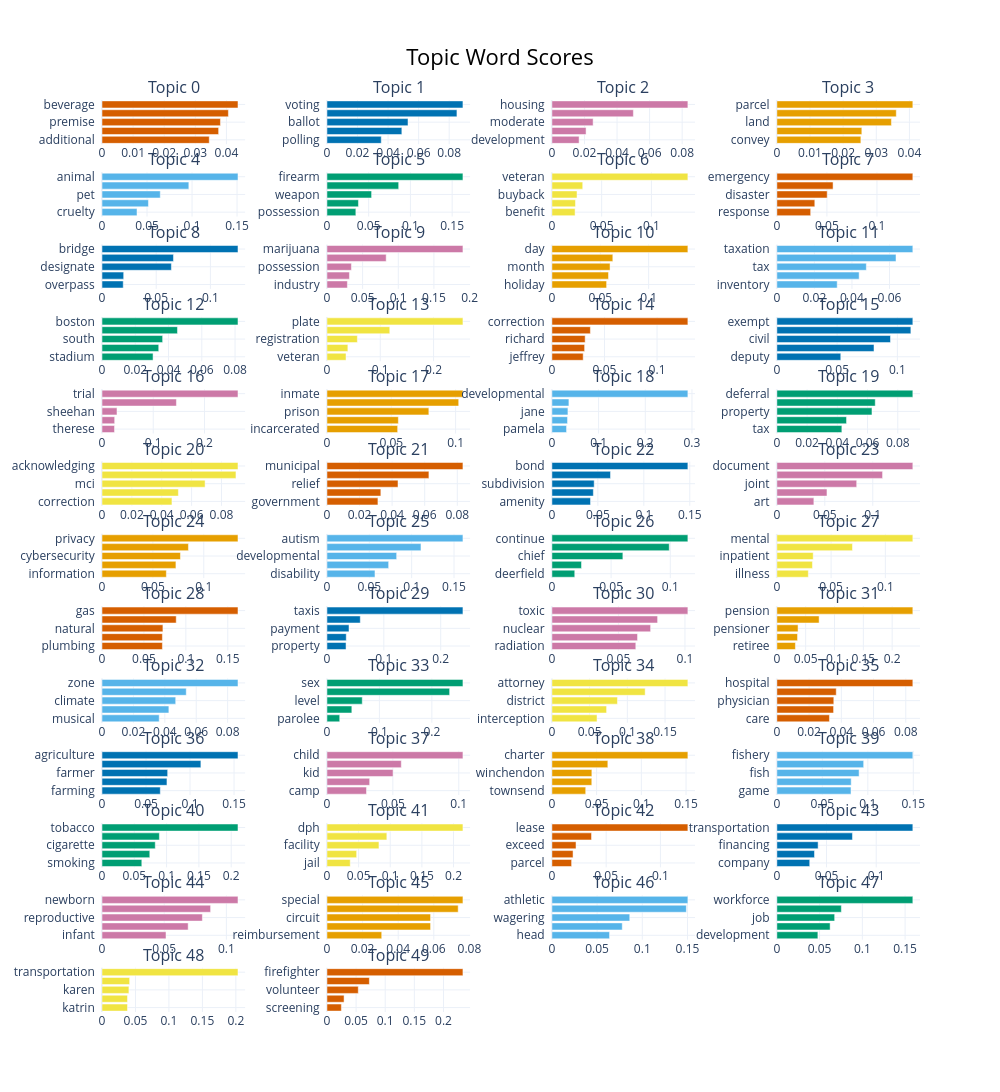

Source (notebook cell):
### Code cell
topic_model.visualize_barchart(top_n_topics=50)

### Figure 1 — Plotly figure (JSON) as saved in the notebook; plotly's stock layout.template omitted (floating-point values rounded to 4 significant figures)
{"data": [{"marker": {"color": "#D55E00"}, "orientation": "h", "type": "bar", "x": [0.03448, 0.03749, 0.03808, 0.04063, 0.04372], "xaxis": "x", "y": ["additional  ", "drunk  ", "premise  ", "alcoholic  ", "beverage  "], "yaxis": "y"}, {"marker": {"color": "#0072B2"}, "orientation": "h", "type": "bar", "x": [0.03554, 0.04902, 0.05305, 0.08507, 0.089], "xaxis": "x2", "y": ["polling  ", "election  ", "ballot  ", "voter  ", "voting  "], "yaxis": "y2"}, {"marker": {"color": "#CC79A7"}, "orientation": "h", "type": "bar", "x": [0.0167, 0.02098, 0.02532, 0.05003, 0.08351], "xaxis": "x3", "y": ["development  ", "production  ", "moderate  ", "affordable  ", "housing  "], "yaxis": "y3"}, {"marker": {"color": "#E69F00"}, "orientation": "h", "type": "bar", "x": [0.02535, 0.02564, 0.03457, 0.03604, 0.04103], "xaxis": "x4", "y": ["convey  ", "conveyance  ", "land  ", "easement  ", "parcel  "], "yaxis": "y4"}, {"marker": {"color": "#56B4E9"}, "orientation": "h", "type": "bar", "x": [0.03887, 0.05157, 0.06472, 0.09644, 0.151], "xaxis": "x5", "y": ["cruelty  ", "cat  ", "pet  ", "dog  ", "animal  "], "yaxis": "y5"}, {"marker": {"color": "#009E73"}, "orientation": "h", "type": "bar", "x": [0.03463, 0.03773, 0.0535, 0.08595, 0.1629], "xaxis": "x6", "y": ["possession  ", "illegal  ", "weapon  ", "gun  ", "firearm  "], "yaxis": "y6"}, {"marker": {"color": "#F0E442"}, "orientation": "h", "type": "bar", "x": [0.02329, 0.0237, 0.02525, 0.03098, 0.1367], "xaxis": "x7", "y": ["benefit  ", "bonus  ", "buyback  ", "veterans  ", "veteran  "], "yaxis": "y7"}, {"marker": {"color": "#D55E00"}, "orientation": "h", "type": "bar", "x": [0.03378, 0.03791, 0.05028, 0.05616, 0.1358], "xaxis": "x8", "y": ["response  ", "technician  ", "disaster  ", "ambulance  ", "emergency  "], "yaxis": "y8"}, {"marker": {"color": "#0072B2"}, "orientation": "h", "type": "bar", "x": [0.01959, 0.02, 0.06402, 0.06593, 0.1255], "xaxis": "x9", "y": ["overpass  ", "intersection  ", "designate  ", "memorial  ", "bridge  "], "yaxis": "y9"}, {"marker": {"color": "#CC79A7"}, "orientation": "h", "type": "bar", "x": [0.02865, 0.03152, 0.03431, 0.08304, 0.1907], "xaxis": "x10", "y": ["industry  ", "medical  ", "possession  ", "cannabis  ", "marijuana  "], "yaxis": "y10"}, {"marker": {"color": "#E69F00"}, "orientation": "h", "type": "bar", "x": [0.05656, 0.05852, 0.06011, 0.06298, 0.1406], "xaxis": "x11", "y": ["holiday  ", "asian  ", "month  ", "american  ", "day  "], "yaxis": "y11"}, {"marker": {"color": "#56B4E9"}, "orientation": "h", "type": "bar", "x": [0.03214, 0.04383, 0.04766, 0.06347, 0.07244], "xaxis": "x12", "y": ["inventory  ", "income  ", "tax  ", "corporate  ", "taxation  "], "yaxis": "y12"}, {"marker": {"color": "#009E73"}, "orientation": "h", "type": "bar", "x": [0.0307, 0.03411, 0.03645, 0.04537, 0.08176], "xaxis": "x13", "y": ["stadium  ", "governmentally  ", "south  ", "park  ", "boston  "], "yaxis": "y13"}, {"marker": {"color": "#F0E442"}, "orientation": "h", "type": "bar", "x": [0.03578, 0.03924, 0.05705, 0.1178, 0.2551], "xaxis": "x14", "y": ["veteran  ", "license  ", "registration  ", "distinctive  ", "plate  "], "yaxis": "y14"}, {"marker": {"color": "#D55E00"}, "orientation": "h", "type": "bar", "x": [0.02974, 0.0311, 0.03164, 0.03659, 0.1293], "xaxis": "x15", "y": ["jeffrey  ", "robert  ", "richard  ", "david  ", "correction  "], "yaxis": "y15"}, {"marker": {"color": "#0072B2"}, "orientation": "h", "type": "bar", "x": [0.05305, 0.08061, 0.09429, 0.1112, 0.1128], "xaxis": "x16", "y": ["deputy  ", "chief  ", "civil  ", "position  ", "exempt  "], "yaxis": "y16"}, {"marker": {"color": "#CC79A7"}, "orientation": "h", "type": "bar", "x": [0.02443, 0.02474, 0.02925, 0.1452, 0.2654], "xaxis": "x17", "y": ["therese  ", "mary  ", "sheehan  ", "court  ", "trial  "], "yaxis": "y17"}, {"marker": {"color": "#E69F00"}, "orientation": "h", "type": "bar", "x": [0.05495, 0.05549, 0.07919, 0.1024, 0.1057], "xaxis": "x18", "y": ["incarcerated  ", "incarceration  ", "prison  ", "prisoner  ", "inmate  "], "yaxis": "y18"}, {"marker": {"color": "#56B4E9"}, "orientation": "h", "type": "bar", "x": [0.0314, 0.03349, 0.03434, 0.03644, 0.2913], "xaxis": "x19", "y": ["pamela  ", "youth  ", "jane  ", "enno  ", "developmental  "], "yaxis": "y19"}, {"marker": {"color": "#009E73"}, "orientation": "h", "type": "bar", "x": [0.043, 0.0461, 0.06293, 0.06509, 0.08996], "xaxis": "x20", "y": ["tax  ", "real  ", "property  ", "exemption  ", "deferral  "], "yaxis": "y20"}, {"marker": {"color": "#F0E442"}, "orientation": "h", "type": "bar", "x": [0.04683, 0.05115, 0.06902, 0.08969, 0.09105], "xaxis": "x21", "y": ["correction  ", "plan  ", "mci  ", "receipt  ", "acknowledging  "], "yaxis": "y21"}, {"marker": {"color": "#D55E00"}, "orientation": "h", "type": "bar", "x": [0.03129, 0.03308, 0.04361, 0.06259, 0.08348], "xaxis": "x22", "y": ["government  ", "building  ", "relief  ", "municipality  ", "municipal  "], "yaxis": "y22"}, {"marker": {"color": "#0072B2"}, "orientation": "h", "type": "bar", "x": [0.04201, 0.04509, 0.04599, 0.06375, 0.1479], "xaxis": "x23", "y": ["amenity  ", "issue  ", "subdivision  ", "road  ", "bond  "], "yaxis": "y23"}, {"marker": {"color": "#CC79A7"}, "orientation": "h", "type": "bar", "x": [0.03859, 0.05226, 0.08324, 0.1102, 0.1418], "xaxis": "x24", "y": ["art  ", "affair  ", "joint  ", "current  ", "document  "], "yaxis": "y24"}, {"marker": {"color": "#E69F00"}, "orientation": "h", "type": "bar", "x": [0.06322, 0.07262, 0.07707, 0.08491, 0.1336], "xaxis": "x25", "y": ["information  ", "theft  ", "cybersecurity  ", "identity  ", "privacy  "], "yaxis": "y25"}, {"marker": {"color": "#56B4E9"}, "orientation": "h", "type": "bar", "x": [0.0567, 0.07284, 0.08231, 0.111, 0.1606], "xaxis": "x26", "y": ["disability  ", "spectrum  ", "developmental  ", "intellectual  ", "autism  "], "yaxis": "y26"}, {"marker": {"color": "#009E73"}, "orientation": "h", "type": "bar", "x": [0.01931, 0.02501, 0.05995, 0.09911, 0.1149], "xaxis": "x27", "y": ["deerfield  ", "whately  ", "chief  ", "employment  ", "continue  "], "yaxis": "y27"}, {"marker": {"color": "#F0E442"}, "orientation": "h", "type": "bar", "x": [0.02902, 0.03281, 0.03351, 0.06969, 0.1254], "xaxis": "x28", "y": ["illness  ", "specialist  ", "inpatient  ", "psychiatric  ", "mental  "], "yaxis": "y28"}, {"marker": {"color": "#D55E00"}, "orientation": "h", "type": "bar", "x": [0.07204, 0.07204, 0.07266, 0.08852, 0.1622], "xaxis": "x29", "y": ["plumbing  ", "leak  ", "natural  ", "pipeline  ", "gas  "], "yaxis": "y29"}, {"marker": {"color": "#0072B2"}, "orientation": "h", "type": "bar", "x": [0.03357, 0.03394, 0.03878, 0.05863, 0.2391], "xaxis": "x30", "y": ["property  ", "real  ", "payment  ", "lieu  ", "taxis  "], "yaxis": "y30"}, {"marker": {"color": "#CC79A7"}, "orientation": "h", "type": "bar", "x": [0.06305, 0.06434, 0.07419, 0.07943, 0.1022], "xaxis": "x31", "y": ["radiation  ", "material  ", "nuclear  ", "hazardous  ", "toxic  "], "yaxis": "y31"}, {"marker": {"color": "#E69F00"}, "orientation": "h", "type": "bar", "x": [0.03219, 0.03587, 0.03677, 0.0733, 0.2359], "xaxis": "x32", "y": ["retiree  ", "retirement  ", "pensioner  ", "allowance  ", "pension  "], "yaxis": "y32"}, {"marker": {"color": "#56B4E9"}, "orientation": "h", "type": "bar", "x": [0.03642, 0.04257, 0.04693, 0.05365, 0.08659], "xaxis": "x33", "y": ["musical  ", "safety  ", "climate  ", "school  ", "zone  "], "yaxis": "y33"}, {"marker": {"color": "#009E73"}, "orientation": "h", "type": "bar", "x": [0.02435, 0.04745, 0.06733, 0.2339, 0.2593], "xaxis": "x34", "y": ["parolee  ", "registry  ", "level  ", "offender  ", "sex  "], "yaxis": "y34"}, {"marker": {"color": "#F0E442"}, "orientation": "h", "type": "bar", "x": [0.0598, 0.07249, 0.08689, 0.1236, 0.1803], "xaxis": "x35", "y": ["interception  ", "northwestern  ", "district  ", "wiretap  ", "attorney  "], "yaxis": "y35"}, {"marker": {"color": "#D55E00"}, "orientation": "h", "type": "bar", "x": [0.03264, 0.0352, 0.03534, 0.03684, 0.08437], "xaxis": "x36", "y": ["care  ", "primary  ", "physician  ", "access  ", "hospital  "], "yaxis": "y36"}, {"marker": {"color": "#0072B2"}, "orientation": "h", "type": "bar", "x": [0.06623, 0.07379, 0.0746, 0.1123, 0.1545], "xaxis": "x37", "y": ["farming  ", "agricultural  ", "farmer  ", "farm  ", "agriculture  "], "yaxis": "y37"}, {"marker": {"color": "#CC79A7"}, "orientation": "h", "type": "bar", "x": [0.03, 0.03241, 0.05015, 0.05641, 0.1032], "xaxis": "x38", "y": ["camp  ", "enticement  ", "kid  ", "fragile  ", "child  "], "yaxis": "y38"}, {"marker": {"color": "#E69F00"}, "orientation": "h", "type": "bar", "x": [0.03781, 0.0446, 0.04468, 0.06255, 0.1521], "xaxis": "x39", "y": ["townsend  ", "westborough  ", "winchendon  ", "abington  ", "charter  "], "yaxis": "y39"}, {"marker": {"color": "#56B4E9"}, "orientation": "h", "type": "bar", "x": [0.08154, 0.08173, 0.09041, 0.09543, 0.1495], "xaxis": "x40", "y": ["game  ", "fishing  ", "fish  ", "shellfish  ", "fishery  "], "yaxis": "y40"}, {"marker": {"color": "#009E73"}, "orientation": "h", "type": "bar", "x": [0.06163, 0.07398, 0.08245, 0.08883, 0.2105], "xaxis": "x41", "y": ["smoking  ", "cessation  ", "cigarette  ", "product  ", "tobacco  "], "yaxis": "y41"}, {"marker": {"color": "#F0E442"}, "orientation": "h", "type": "bar", "x": [0.0368, 0.04693, 0.08215, 0.09462, 0.2149], "xaxis": "x42", "y": ["jail  ", "jhoc  ", "facility  ", "correctional  ", "dph  "], "yaxis": "y42"}, {"marker": {"color": "#D55E00"}, "orientation": "h", "type": "bar", "x": [0.01817, 0.01949, 0.02223, 0.03651, 0.1253], "xaxis": "x43", "y": ["parcel  ", "land  ", "exceed  ", "leasing  ", "lease  "], "yaxis": "y43"}, {"marker": {"color": "#0072B2"}, "orientation": "h", "type": "bar", "x": [0.0331, 0.03789, 0.04154, 0.0761, 0.1369], "xaxis": "x44", "y": ["company  ", "improvement  ", "financing  ", "network  ", "transportation  "], "yaxis": "y44"}, {"marker": {"color": "#CC79A7"}, "orientation": "h", "type": "bar", "x": [0.05146, 0.06928, 0.08069, 0.08732, 0.1093], "xaxis": "x45", "y": ["infant  ", "abortion  ", "reproductive  ", "pregnancy  ", "newborn  "], "yaxis": "y45"}, {"marker": {"color": "#E69F00"}, "orientation": "h", "type": "bar", "x": [0.03076, 0.05818, 0.05818, 0.07369, 0.07636], "xaxis": "x46", "y": ["reimbursement  ", "breaker  ", "circuit  ", "education  ", "special  "], "yaxis": "y46"}, {"marker": {"color": "#56B4E9"}, "orientation": "h", "type": "bar", "x": [0.06379, 0.07784, 0.08614, 0.1488, 0.1505], "xaxis": "x47", "y": ["head  ", "concussion  ", "wagering  ", "sport  ", "athletic  "], "yaxis": "y47"}, {"marker": {"color": "#009E73"}, "orientation": "h", "type": "bar", "x": [0.04799, 0.0623, 0.06763, 0.07546, 0.1591], "xaxis": "x48", "y": ["development  ", "training  ", "job  ", "labor  ", "workforce  "], "yaxis": "y48"}, {"marker": {"color": "#F0E442"}, "orientation": "h", "type": "bar", "x": [0.03809, 0.03809, 0.04021, 0.04131, 0.2032], "xaxis": "x49", "y": ["katrin  ", "waine  ", "karen  ", "transport  ", "transportation  "], "yaxis": "y49"}, {"marker": {"color": "#D55E00"}, "orientation": "h", "type": "bar", "x": [0.02479, 0.02938, 0.05375, 0.07278, 0.2334], "xaxis": "x50", "y": ["screening  ", "technician  ", "volunteer  ", "pertain  ", "firefighter  "], "yaxis": "y50"}], "layout": {"annotations": [{"font": {"size": 16}, "showarrow": false, "text": "Topic 0", "x": 0.0875, "xanchor": "center", "xref": "paper", "y": 1, "yanchor": "bottom", "yref": "paper"}, {"font": {"size": 16}, "showarrow": false, "text": "Topic 1", "x": 0.3625, "xanchor": "center", "xref": "paper", "y": 1, "yanchor": "bottom", "yref": "paper"}, {"font": {"size": 16}, "showarrow": false, "text": "Topic 2", "x": 0.6375, "xanchor": "center", "xref": "paper", "y": 1, "yanchor": "bottom", "yref": "paper"}, {"font": {"size": 16}, "showarrow": false, "text": "Topic 3", "x": 0.9125, "xanchor": "center", "xref": "paper", "y": 1, "yanchor": "bottom", "yref": "paper"}, {"font": {"size": 16}, "showarrow": false, "text": "Topic 4", "x": 0.0875, "xanchor": "center", "xref": "paper", "y": 0.9207, "yanchor": "bottom", "yref": "paper"}, {"font": {"size": 16}, "showarrow": false, "text": "Topic 5", "x": 0.3625, "xanchor": "center", "xref": "paper", "y": 0.9207, "yanchor": "bottom", "yref": "paper"}, {"font": {"size": 16}, "showarrow": false, "text": "Topic 6", "x": 0.6375, "xanchor": "center", "xref": "paper", "y": 0.9207, "yanchor": "bottom", "yref": "paper"}, {"font": {"size": 16}, "showarrow": false, "text": "Topic 7", "x": 0.9125, "xanchor": "center", "xref": "paper", "y": 0.9207, "yanchor": "bottom", "yref": "paper"}, {"font": {"size": 16}, "showarrow": false, "text": "Topic 8", "x": 0.0875, "xanchor": "center", "xref": "paper", "y": 0.8414, "yanchor": "bottom", "yref": "paper"}, {"font": {"size": 16}, "showarrow": false, "text": "Topic 9", "x": 0.3625, "xanchor": "center", "xref": "paper", "y": 0.8414, "yanchor": "bottom", "yref": "paper"}, {"font": {"size": 16}, "showarrow": false, "text": "Topic 10", "x": 0.6375, "xanchor": "center", "xref": "paper", "y": 0.8414, "yanchor": "bottom", "yref": "paper"}, {"font": {"size": 16}, "showarrow": false, "text": "Topic 11", "x": 0.9125, "xanchor": "center", "xref": "paper", "y": 0.8414, "yanchor": "bottom", "yref": "paper"}, {"font": {"size": 16}, "showarrow": false, "text": "Topic 12", "x": 0.0875, "xanchor": "center", "xref": "paper", "y": 0.7621, "yanchor": "bottom", "yref": "paper"}, {"font": {"size": 16}, "showarrow": false, "text": "Topic 13", "x": 0.3625, "xanchor": "center", "xref": "paper", "y": 0.7621, "yanchor": "bottom", "yref": "paper"}, {"font": {"size": 16}, "showarrow": false, "text": "Topic 14", "x": 0.6375, "xanchor": "center", "xref": "paper", "y": 0.7621, "yanchor": "bottom", "yref": "paper"}, {"font": {"size": 16}, "showarrow": false, "text": "Topic 15", "x": 0.9125, "xanchor": "center", "xref": "paper", "y": 0.7621, "yanchor": "bottom", "yref": "paper"}, {"font": {"size": 16}, "showarrow": false, "text": "Topic 16", "x": 0.0875, "xanchor": "center", "xref": "paper", "y": 0.6828, "yanchor": "bottom", "yref": "paper"}, {"font": {"size": 16}, "showarrow": false, "text": "Topic 17", "x": 0.3625, "xanchor": "center", "xref": "paper", "y": 0.6828, "yanchor": "bottom", "yref": "paper"}, {"font": {"size": 16}, "showarrow": false, "text": "Topic 18", "x": 0.6375, "xanchor": "center", "xref": "paper", "y": 0.6828, "yanchor": "bottom", "yref": "paper"}, {"font": {"size": 16}, "showarrow": false, "text": "Topic 19", "x": 0.9125, "xanchor": "center", "xref": "paper", "y": 0.6828, "yanchor": "bottom", "yref": "paper"}, {"font": {"size": 16}, "showarrow": false, "text": "Topic 20", "x": 0.0875, "xanchor": "center", "xref": "paper", "y": 0.6036, "yanchor": "bottom", "yref": "paper"}, {"font": {"size": 16}, "showarrow": false, "text": "Topic 21", "x": 0.3625, "xanchor": "center", "xref": "paper", "y": 0.6036, "yanchor": "bottom", "yref": "paper"}, {"font": {"size": 16}, "showarrow": false, "text": "Topic 22", "x": 0.6375, "xanchor": "center", "xref": "paper", "y": 0.6036, "yanchor": "bottom", "yref": "paper"}, {"font": {"size": 16}, "showarrow": false, "text": "Topic 23", "x": 0.9125, "xanchor": "center", "xref": "paper", "y": 0.6036, "yanchor": "bottom", "yref": "paper"}, {"font": {"size": 16}, "showarrow": false, "text": "Topic 24", "x": 0.0875, "xanchor": "center", "xref": "paper", "y": 0.5243, "yanchor": "bottom", "yref": "paper"}, {"font": {"size": 16}, "showarrow": false, "text": "Topic 25", "x": 0.3625, "xanchor": "center", "xref": "paper", "y": 0.5243, "yanchor": "bottom", "yref": "paper"}, {"font": {"size": 16}, "showarrow": false, "text": "Topic 26", "x": 0.6375, "xanchor": "center", "xref": "paper", "y": 0.5243, "yanchor": "bottom", "yref": "paper"}, {"font": {"size": 16}, "showarrow": false, "text": "Topic 27", "x": 0.9125, "xanchor": "center", "xref": "paper", "y": 0.5243, "yanchor": "bottom", "yref": "paper"}, {"font": {"size": 16}, "showarrow": false, "text": "Topic 28", "x": 0.0875, "xanchor": "center", "xref": "paper", "y": 0.445, "yanchor": "bottom", "yref": "paper"}, {"font": {"size": 16}, "showarrow": false, "text": "Topic 29", "x": 0.3625, "xanchor": "center", "xref": "paper", "y": 0.445, "yanchor": "bottom", "yref": "paper"}, {"font": {"size": 16}, "showarrow": false, "text": "Topic 30", "x": 0.6375, "xanchor": "center", "xref": "paper", "y": 0.445, "yanchor": "bottom", "yref": "paper"}, {"font": {"size": 16}, "showarrow": false, "text": "Topic 31", "x": 0.9125, "xanchor": "center", "xref": "paper", "y": 0.445, "yanchor": "bottom", "yref": "paper"}, {"font": {"size": 16}, "showarrow": false, "text": "Topic 32", "x": 0.0875, "xanchor": "center", "xref": "paper", "y": 0.3657, "yanchor": "bottom", "yref": "paper"}, {"font": {"size": 16}, "showarrow": false, "text": "Topic 33", "x": 0.3625, "xanchor": "center", "xref": "paper", "y": 0.3657, "yanchor": "bottom", "yref": "paper"}, {"font": {"size": 16}, "showarrow": false, "text": "Topic 34", "x": 0.6375, "xanchor": "center", "xref": "paper", "y": 0.3657, "yanchor": "bottom", "yref": "paper"}, {"font": {"size": 16}, "showarrow": false, "text": "Topic 35", "x": 0.9125, "xanchor": "center", "xref": "paper", "y": 0.3657, "yanchor": "bottom", "yref": "paper"}, {"font": {"size": 16}, "showarrow": false, "text": "Topic 36", "x": 0.0875, "xanchor": "center", "xref": "paper", "y": 0.2864, "yanchor": "bottom", "yref": "paper"}, {"font": {"size": 16}, "showarrow": false, "text": "Topic 37", "x": 0.3625, "xanchor": "center", "xref": "paper", "y": 0.2864, "yanchor": "bottom", "yref": "paper"}, {"font": {"size": 16}, "showarrow": false, "text": "Topic 38", "x": 0.6375, "xanchor": "center", "xref": "paper", "y": 0.2864, "yanchor": "bottom", "yref": "paper"}, {"font": {"size": 16}, "showarrow": false, "text": "Topic 39", "x": 0.9125, "xanchor": "center", "xref": "paper", "y": 0.2864, "yanchor": "bottom", "yref": "paper"}, {"font": {"size": 16}, "showarrow": false, "text": "Topic 40", "x": 0.0875, "xanchor": "center", "xref": "paper", "y": 0.2071, "yanchor": "bottom", "yref": "paper"}, {"font": {"size": 16}, "showarrow": false, "text": "Topic 41", "x": 0.3625, "xanchor": "center", "xref": "paper", "y": 0.2071, "yanchor": "bottom", "yref": "paper"}, {"font": {"size": 16}, "showarrow": false, "text": "Topic 42", "x": 0.6375, "xanchor": "center", "xref": "paper", "y": 0.2071, "yanchor": "bottom", "yref": "paper"}, {"font": {"size": 16}, "showarrow": false, "text": "Topic 43", "x": 0.9125, "xanchor": "center", "xref": "paper", "y": 0.2071, "yanchor": "bottom", "yref": "paper"}, {"font": {"size": 16}, "showarrow": false, "text": "Topic 44", "x": 0.0875, "xanchor": "center", "xref": "paper", "y": 0.1278, "yanchor": "bottom", "yref": "paper"}, {"font": {"size": 16}, "showarrow": false, "text": "Topic 45", "x": 0.3625, "xanchor": "center", "xref": "paper", "y": 0.1278, "yanchor": "bottom", "yref": "paper"}, {"font": {"size": 16}, "showarrow": false, "text": "Topic 46", "x": 0.6375, "xanchor": "center", "xref": "paper", "y": 0.1278, "yanchor": "bottom", "yref": "paper"}, {"font": {"size": 16}, "showarrow": false, "text": "Topic 47", "x": 0.9125, "xanchor": "center", "xref": "paper", "y": 0.1278, "yanchor": "bottom", "yref": "paper"}, {"font": {"size": 16}, "showarrow": false, "text": "Topic 48", "x": 0.0875, "xanchor": "center", "xref": "paper", "y": 0.04852, "yanchor": "bottom", "yref": "paper"}, {"font": {"size": 16}, "showarrow": false, "text": "Topic 49", "x": 0.3625, "xanchor": "center", "xref": "paper", "y": 0.04852, "yanchor": "bottom", "yref": "paper"}], "height": 3250, "hoverlabel": {"bgcolor": "white", "font": {"family": "Rockwell", "size": 16}}, "showlegend": false, "title": {"font": {"color": "Black", "size": 22}, "text": "Topic Word Scores", "x": 0.5, "xanchor": "center", "yanchor": "top"}, "width": 1000, "xaxis": {"anchor": "y", "domain": [0, 0.175], "showgrid": true}, "xaxis10": {"anchor": "y10", "domain": [0.275, 0.45], "showgrid": true}, "xaxis11": {"anchor": "y11", "domain": [0.55, 0.725], "showgrid": true}, "xaxis12": {"anchor": "y12", "domain": [0.825, 1], "showgrid": true}, "xaxis13": {"anchor": "y13", "domain": [0, 0.175], "showgrid": true}, "xaxis14": {"anchor": "y14", "domain": [0.275, 0.45], "showgrid": true}, "xaxis15": {"anchor": "y15", "domain": [0.55, 0.725], "showgrid": true}, "xaxis16": {"anchor": "y16", "domain": [0.825, 1], "showgrid": true}, "xaxis17": {"anchor": "y17", "domain": [0, 0.175], "showgrid": true}, "xaxis18": {"anchor": "y18", "domain": [0.275, 0.45], "showgrid": true}, "xaxis19": {"anchor": "y19", "domain": [0.55, 0.725], "showgrid": true}, "xaxis2": {"anchor": "y2", "domain": [0.275, 0.45], "showgrid": true}, "xaxis20": {"anchor": "y20", "domain": [0.825, 1], "showgrid": true}, "xaxis21": {"anchor": "y21", "domain": [0, 0.175], "showgrid": true}, "xaxis22": {"anchor": "y22", "domain": [0.275, 0.45], "showgrid": true}, "xaxis23": {"anchor": "y23", "domain": [0.55, 0.725], "showgrid": true}, "xaxis24": {"anchor": "y24", "domain": [0.825, 1], "showgrid": true}, "xaxis25": {"anchor": "y25", "domain": [0, 0.175], "showgrid": true}, "xaxis26": {"anchor": "y26", "domain": [0.275, 0.45], "showgrid": true}, "xaxis27": {"anchor": "y27", "domain": [0.55, 0.725], "showgrid": true}, "xaxis28": {"anchor": "y28", "domain": [0.825, 1], "showgrid": true}, "xaxis29": {"anchor": "y29", "domain": [0, 0.175], "showgrid": true}, "xaxis3": {"anchor": "y3", "domain": [0.55, 0.725], "showgrid": true}, "xaxis30": {"anchor": "y30", "domain": [0.275, 0.45], "showgrid": true}, "xaxis31": {"anchor": "y31", "domain": [0.55, 0.725], "showgrid": true}, "xaxis32": {"anchor": "y32", "domain": [0.825, 1], "showgrid": true}, "xaxis33": {"anchor": "y33", "domain": [0, 0.175], "showgrid": true}, "xaxis34": {"anchor": "y34", "domain": [0.275, 0.45], "showgrid": true}, "xaxis35": {"anchor": "y35", "domain": [0.55, 0.725], "showgrid": true}, "xaxis36": {"anchor": "y36", "domain": [0.825, 1], "showgrid": true}, "xaxis37": {"anchor": "y37", "domain": [0, 0.175], "showgrid": true}, "xaxis38": {"anchor": "y38", "domain": [0.275, 0.45], "showgrid": true}, "xaxis39": {"anchor": "y39", "domain": [0.55, 0.725], "showgrid": true}, "xaxis4": {"anchor": "y4", "domain": [0.825, 1], "showgrid": true}, "xaxis40": {"anchor": "y40", "domain": [0.825, 1], "showgrid": true}, "xaxis41": {"anchor": "y41", "domain": [0, 0.175], "showgrid": true}, "xaxis42": {"anchor": "y42", "domain": [0.275, 0.45], "showgrid": true}, "xaxis43": {"anchor": "y43", "domain": [0.55, 0.725], "showgrid": true}, "xaxis44": {"anchor": "y44", "domain": [0.825, 1], "showgrid": true}, "xaxis45": {"anchor": "y45", "domain": [0, 0.175], "showgrid": true}, "xaxis46": {"anchor": "y46", "domain": [0.275, 0.45], "showgrid": true}, "xaxis47": {"anchor": "y47", "domain": [0.55, 0.725], "showgrid": true}, "xaxis48": {"anchor": "y48", "domain": [0.825, 1], "showgrid": true}, "xaxis49": {"anchor": "y49", "domain": [0, 0.175], "showgrid": true}, "xaxis5": {"anchor": "y5", "domain": [0, 0.175], "showgrid": true}, "xaxis50": {"anchor": "y50", "domain": [0.275, 0.45], "showgrid": true}, "xaxis51": {"anchor": "y51", "domain": [0.55, 0.725], "showgrid": true}, "xaxis52": {"anchor": "y52", "domain": [0.825, 1], "showgrid": true}, "xaxis6": {"anchor": "y6", "domain": [0.275, 0.45], "showgrid": true}, "xaxis7": {"anchor": "y7", "domain": [0.55, 0.725], "showgrid": true}, "xaxis8": {"anchor": "y8", "domain": [0.825, 1], "showgrid": true}, "xaxis9": {"anchor": "y9", "domain": [0, 0.175], "showgrid": true}, "yaxis": {"anchor": "x", "domain": [0.9515, 1], "showgrid": true}, "yaxis10": {"anchor": "x10", "domain": [0.7929, 0.8414], "showgrid": true}, "yaxis11": {"anchor": "x11", "domain": [0.7929, 0.8414], "showgrid": true}, "yaxis12": {"anchor": "x12", "domain": [0.7929, 0.8414], "showgrid": true}, "yaxis13": {"anchor": "x13", "domain": [0.7136, 0.7621], "showgrid": true}, "yaxis14": {"anchor": "x14", "domain": [0.7136, 0.7621], "showgrid": true}, "yaxis15": {"anchor": "x15", "domain": [0.7136, 0.7621], "showgrid": true}, "yaxis16": {"anchor": "x16", "domain": [0.7136, 0.7621], "showgrid": true}, "yaxis17": {"anchor": "x17", "domain": [0.6343, 0.6828], "showgrid": true}, "yaxis18": {"anchor": "x18", "domain": [0.6343, 0.6828], "showgrid": true}, "yaxis19": {"anchor": "x19", "domain": [0.6343, 0.6828], "showgrid": true}, "yaxis2": {"anchor": "x2", "domain": [0.9515, 1], "showgrid": true}, "yaxis20": {"anchor": "x20", "domain": [0.6343, 0.6828], "showgrid": true}, "yaxis21": {"anchor": "x21", "domain": [0.555, 0.6036], "showgrid": true}, "yaxis22": {"anchor": "x22", "domain": [0.555, 0.6036], "showgrid": true}, "yaxis23": {"anchor": "x23", "domain": [0.555, 0.6036], "showgrid": true}, "yaxis24": {"anchor": "x24", "domain": [0.555, 0.6036], "showgrid": true}, "yaxis25": {"anchor": "x25", "domain": [0.4757, 0.5243], "showgrid": true}, "yaxis26": {"anchor": "x26", "domain": [0.4757, 0.5243], "showgrid": true}, "yaxis27": {"anchor": "x27", "domain": [0.4757, 0.5243], "showgrid": true}, "yaxis28": {"anchor": "x28", "domain": [0.4757, 0.5243], "showgrid": true}, "yaxis29": {"anchor": "x29", "domain": [0.3964, 0.445], "showgrid": true}, "yaxis3": {"anchor": "x3", "domain": [0.9515, 1], "showgrid": true}, "yaxis30": {"anchor": "x30", "domain": [0.3964, 0.445], "showgrid": true}, "yaxis31": {"anchor": "x31", "domain": [0.3964, 0.445], "showgrid": true}, "yaxis32": {"anchor": "x32", "domain": [0.3964, 0.445], "showgrid": true}, "yaxis33": {"anchor": "x33", "domain": [0.3172, 0.3657], "showgrid": true}, "yaxis34": {"anchor": "x34", "domain": [0.3172, 0.3657], "showgrid": true}, "yaxis35": {"anchor": "x35", "domain": [0.3172, 0.3657], "showgrid": true}, "yaxis36": {"anchor": "x36", "domain": [0.3172, 0.3657], "showgrid": true}, "yaxis37": {"anchor": "x37", "domain": [0.2379, 0.2864], "showgrid": true}, "yaxis38": {"anchor": "x38", "domain": [0.2379, 0.2864], "showgrid": true}, "yaxis39": {"anchor": "x39", "domain": [0.2379, 0.2864], "showgrid": true}, "yaxis4": {"anchor": "x4", "domain": [0.9515, 1], "showgrid": true}, "yaxis40": {"anchor": "x40", "domain": [0.2379, 0.2864], "showgrid": true}, "yaxis41": {"anchor": "x41", "domain": [0.1586, 0.2071], "showgrid": true}, "yaxis42": {"anchor": "x42", "domain": [0.1586, 0.2071], "showgrid": true}, "yaxis43": {"anchor": "x43", "domain": [0.1586, 0.2071], "showgrid": true}, "yaxis44": {"anchor": "x44", "domain": [0.1586, 0.2071], "showgrid": true}, "yaxis45": {"anchor": "x45", "domain": [0.07929, 0.1278], "showgrid": true}, "yaxis46": {"anchor": "x46", "domain": [0.07929, 0.1278], "showgrid": true}, "yaxis47": {"anchor": "x47", "domain": [0.07929, 0.1278], "showgrid": true}, "yaxis48": {"anchor": "x48", "domain": [0.07929, 0.1278], "showgrid": true}, "yaxis49": {"anchor": "x49", "domain": [0, 0.04852], "showgrid": true}, "yaxis5": {"anchor": "x5", "domain": [0.8722, 0.9207], "showgrid": true}, "yaxis50": {"anchor": "x50", "domain": [0, 0.04852], "showgrid": true}, "yaxis51": {"anchor": "x51", "domain": [0, 0.04852], "showgrid": true}, "yaxis52": {"anchor": "x52", "domain": [0, 0.04852], "showgrid": true}, "yaxis6": {"anchor": "x6", "domain": [0.8722, 0.9207], "showgrid": true}, "yaxis7": {"anchor": "x7", "domain": [0.8722, 0.9207], "showgrid": true}, "yaxis8": {"anchor": "x8", "domain": [0.8722, 0.9207], "showgrid": true}, "yaxis9": {"anchor": "x9", "domain": [0.7929, 0.8414], "showgrid": true}}}
